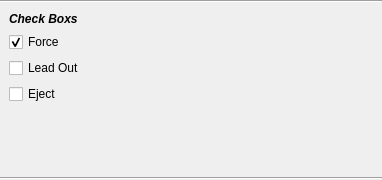
<?xml version="1.0" encoding="UTF-8"?>
<ui version="4.0">
 <class>OptionsUi</class>
 <widget class="QWidget" name="OptionsUi">
  <property name="geometry">
   <rect>
    <x>0</x>
    <y>0</y>
    <width>382</width>
    <height>180</height>
   </rect>
  </property>
  <property name="windowTitle">
   <string>Form</string>
  </property>
  <layout class="QVBoxLayout" name="verticalLayout">
   <property name="spacing">
    <number>0</number>
   </property>
   <property name="margin">
    <number>0</number>
   </property>
   <item>
    <widget class="Line" name="line">
     <property name="orientation">
      <enum>Qt::Horizontal</enum>
     </property>
    </widget>
   </item>
   <item>
    <widget class="QScrollArea" name="scrollArea">
     <property name="frameShape">
      <enum>QFrame::NoFrame</enum>
     </property>
     <property name="frameShadow">
      <enum>QFrame::Plain</enum>
     </property>
     <property name="horizontalScrollBarPolicy">
      <enum>Qt::ScrollBarAlwaysOff</enum>
     </property>
     <property name="widgetResizable">
      <bool>true</bool>
     </property>
     <widget class="QWidget" name="scrollAreaWidgetContents">
      <property name="geometry">
       <rect>
        <x>0</x>
        <y>0</y>
        <width>382</width>
        <height>174</height>
       </rect>
      </property>
      <layout class="QVBoxLayout" name="verticalLayout_2">
       <item>
        <widget class="QLabel" name="label">
         <property name="font">
          <font>
           <weight>75</weight>
           <italic>true</italic>
           <bold>true</bold>
          </font>
         </property>
         <property name="text">
          <string>Check Boxs</string>
         </property>
        </widget>
       </item>
       <item>
        <widget class="QCheckBox" name="force_check">
         <property name="text">
          <string>Force</string>
         </property>
         <property name="checked">
          <bool>true</bool>
         </property>
        </widget>
       </item>
       <item>
        <widget class="QCheckBox" name="leadout_check">
         <property name="text">
          <string>Lead Out</string>
         </property>
        </widget>
       </item>
       <item>
        <widget class="QCheckBox" name="eject_check">
         <property name="text">
          <string>Eject</string>
         </property>
        </widget>
       </item>
       <item>
        <spacer name="verticalSpacer">
         <property name="orientation">
          <enum>Qt::Vertical</enum>
         </property>
         <property name="sizeHint" stdset="0">
          <size>
           <width>20</width>
           <height>40</height>
          </size>
         </property>
        </spacer>
       </item>
      </layout>
     </widget>
    </widget>
   </item>
   <item>
    <widget class="Line" name="line_2">
     <property name="orientation">
      <enum>Qt::Horizontal</enum>
     </property>
    </widget>
   </item>
  </layout>
 </widget>
 <resources/>
 <connections/>
</ui>
